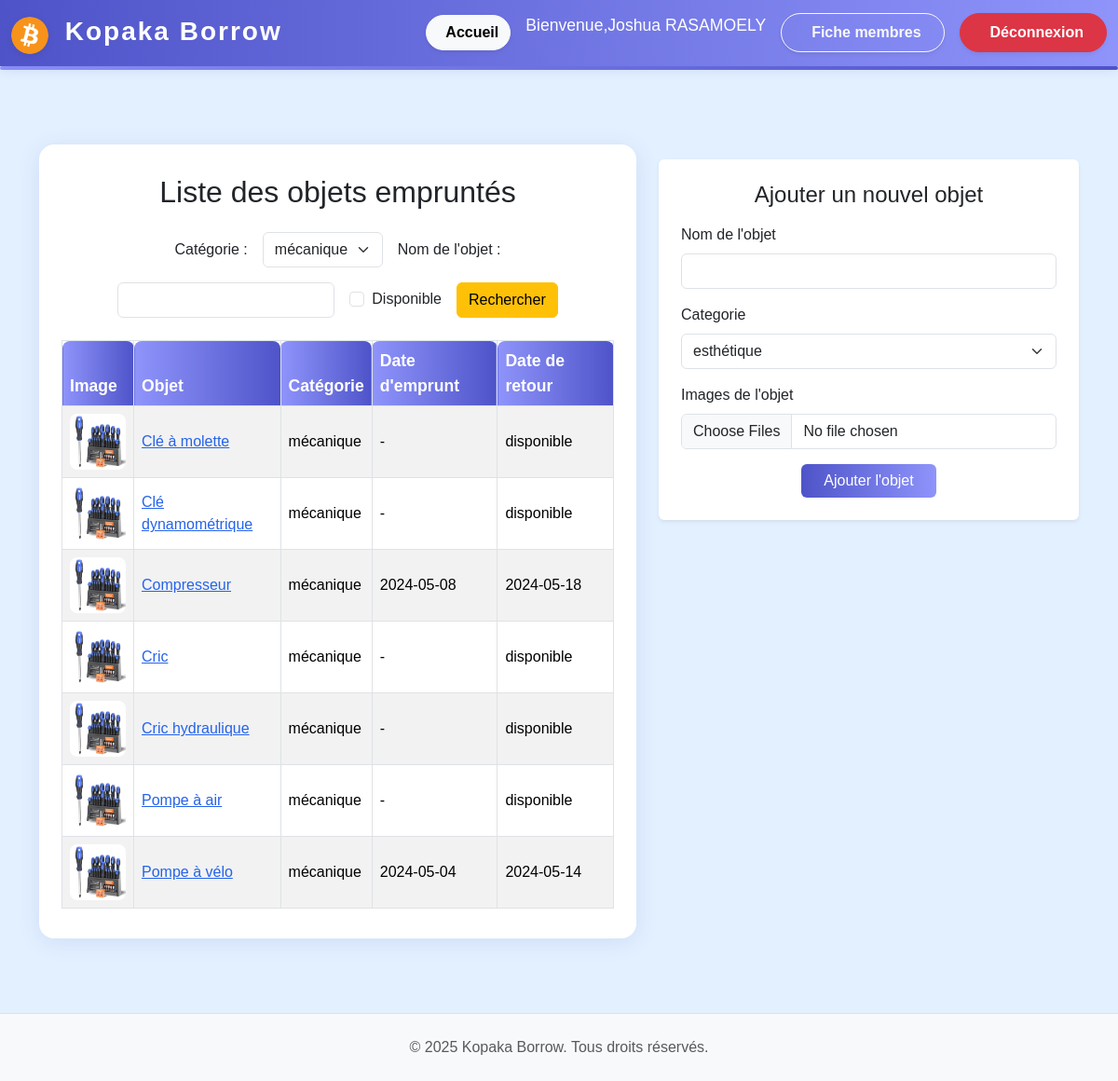
Page /pages/page_sites/home.php?categorie=3 (signed in) on the committed database.
### tables this page shows
CREATE TABLE EMPRUNTS_objet (
    id_objet INT AUTO_INCREMENT PRIMARY KEY,
    nom_objet VARCHAR(100),
    id_categorie INT,
    id_membre INT,
    FOREIGN KEY (id_categorie) REFERENCES EMPRUNTS_categorie_objet(id_categorie),
    FOREIGN KEY (id_membre) REFERENCES EMPRUNTS_membres(id_membre)
);

CREATE TABLE EMPRUNTS_categorie_objet (
    id_categorie INT AUTO_INCREMENT PRIMARY KEY,
    nom_categorie VARCHAR(100)
);

CREATE TABLE EMPRUNTS_emprunt (
    id_emprunt INT AUTO_INCREMENT PRIMARY KEY,
    id_objet INT,
    id_membre INT,
    date_emprunt DATE,
    date_retour DATE,
    FOREIGN KEY (id_objet) REFERENCES EMPRUNTS_objet(id_objet),
    FOREIGN KEY (id_membre) REFERENCES EMPRUNTS_membres(id_membre)
);

### pages/page_sites/home.php (the view, shortened to what this page needs)
<?php
require_once '../../inc/functions.php';
$bdd = connectDB();
if (isset($_GET['categorie']) && $_GET['categorie'] != "") {
    $id_categorie = $_GET['categorie'];
} else {
    $id_categorie = null;
}
$nom_objet = isset($_GET['nom_objet']) ? $_GET['nom_objet'] : '';
$disponible = isset($_GET['disponible']) ? true : false;
$categories = array();
$sql_cat = "SELECT id_categorie, nom_categorie FROM EMPRUNTS_categorie_objet";
$res_cat = mysqli_query($bdd, $sql_cat);
if ($res_cat) {
    while ($row = mysqli_fetch_assoc($res_cat)) {
        $categories[] = $row;
    }
}
$liste_objets = array();
$sql = "SELECT o.id_objet, o.nom_objet, c.nom_categorie, e.date_emprunt, e.date_retour
        FROM EMPRUNTS_objet o
        JOIN EMPRUNTS_categorie_objet c ON o.id_categorie = c.id_categorie
        LEFT JOIN EMPRUNTS_emprunt e ON o.id_objet = e.id_objet";
$conditions = array();
if ($id_categorie) {
    $conditions[] = "o.id_categorie = '" . mysqli_real_escape_string($bdd, $id_categorie) . "'";
}
if (!empty($conditions)) {
    $sql .= " WHERE " . implode(" AND ", $conditions);
}
$sql .= " ORDER BY o.nom_objet ASC";
$res = mysqli_query($bdd, $sql);
if ($res) {
    while ($row = mysqli_fetch_assoc($res)) {
        $id_objet = $row['id_objet'];
        $img_sql = "SELECT nom_image FROM EMPRUNTS_images_objet WHERE id_objet = $id_objet LIMIT 1";
        $img_res = mysqli_query($bdd, $img_sql);
        if ($img_res && mysqli_num_rows($img_res) > 0) {
            $img_row = mysqli_fetch_assoc($img_res);
            $img_src = '../../' . $img_row['nom_image'];
            $img_name = $img_row['nom_image'];
            $delete_btn = '<form method="post" action="../page_traitements/traitement_recherche.php" style="display:inline;">
                <input type="hidden" name="id_objet" value="' . $id_objet . '">
                <input type="hidden" name="img_name" value="' . $img_name . '">
                <button type="submit" name="supprimer_image" class="btn btn-sm btn-danger ms-2" onclick="return confirm(\'Supprimer cette image ?\')">🗑️</button>
            </form>';
        } else {
            $img_src = '../../assets/images/img_objet/tournevis.webp';
            $delete_btn = '';
        }
        $date_emprunt = $row['date_emprunt'] ? $row['date_emprunt'] : '-';
        $date_retour = $row['date_retour'] ? $row['date_retour'] : 'disponible';
        $liste_objets[] = array(
            'id_objet' => $id_objet,
            'img_src' => $img_src,
            'delete_btn' => $delete_btn,
            'nom_objet' => $row['nom_objet'],
            'nom_categorie' => $row['nom_categorie'],
            'date_emprunt' => $date_emprunt,
            'date_retour' => $date_retour
        );
    }
}
?>
<!DOCTYPE html>
<html lang="fr">
<head>
    <link rel="stylesheet" href="../../assets/css/bootstrap.min.css">
    <link rel="stylesheet" href="../../assets/css_perso/style_home.css">
</head>
<body>
<?php include '../../inc/header.php'; ?>
<div class="main-content">
    <div style="height: 4px; background: linear-gradient(90deg, #8f94fb 0%, #4e54c8 100%); margin-bottom: 30px; border-radius: 2px;"></div>
    <div class="container mt-5">
        <div class="row">
            <div class="col-md-7">
                <div class="table-container">
                    <h2 class="mb-4 text-center">Liste des objets empruntés</h2>
                    <form method="get" action="" class="row g-3 align-items-center mb-4 justify-content-center">
                        <div class="col-auto">
                            <label for="categorie" class="col-form-label">Catégorie :</label>
                        </div>
                        <div class="col-auto">
                            <select name="categorie" id="categorie" class="form-select">
                                <?php foreach ($categories as $cat) { ?>
                                    <option value="<?php echo $cat['id_categorie']; ?>"<?php if ($id_categorie == $cat['id_categorie']) { ?> selected<?php } ?>>
                                        <?php echo $cat['nom_categorie']; ?>
                                    </option>
                                <?php } ?>
                            </select>
                        </div>
                        <div class="col-auto">
                            <label for="nom_objet" class="col-form-label">Nom de l'objet :</label>
                        </div>
                        <div class="col-auto">
                            <input type="text" name="nom_objet" id="nom_objet" class="form-control" value="<?php echo htmlspecialchars($nom_objet); ?>">
                        </div>
                        <div class="col-auto">
                            <div class="form-check">
                                <input class="form-check-input" type="checkbox" name="disponible" id="disponible" <?php if ($disponible) echo 'checked'; ?>>
                                <label class="form-check-label" for="disponible">Disponible</label>
                            </div>
                        </div>
                        <div class="col-auto">
                            <button type="submit" class="btn btn-warning">Rechercher</button>
                        </div>
                    </form>
                    <div class="table-responsive">
                        <table class="table table-bordered table-hover table-striped align-middle">
                            <thead>
                                <tr>
                                    <th>Image</th>
                                    <th>Objet</th>
                                    <th>Catégorie</th>
                                    <th>Date d'emprunt</th>
                                    <th>Date de retour</th>
                                </tr>
                            </thead>
                            <tbody>
                                <?php
                                if (count($liste_objets) > 0) {
                                    foreach ($liste_objets as $row) {
                                        echo '<tr>';
                                        echo '<td style="white-space:nowrap;"><img src="' . $row['img_src'] . '" alt="image objet" style="width:60px;height:60px;object-fit:cover;border-radius:8px;">' . $row['delete_btn'] . '</td>';
                                        echo '<td><a href="fiche_objet.php?id=' . $row['id_objet'] . '" style="color:#2563eb;text-decoration:underline;">' . $row['nom_objet'] . '</a></td>';
                                        echo '<td>' . $row['nom_categorie'] . '</td>';
                                        echo '<td>' . $row['date_emprunt'] . '</td>';
                                        echo '<td>' . $row['date_retour'] . '</td>';
                                        echo '</tr>';
                                    }
                                } else {
                                    echo '<tr><td colspan="5">Aucun objet trouvé.</td></tr>';
                                }
                                ?>
                            </tbody>
                        </table>
                    </div>
                </div>
            </div>
            <div class="col-md-5">
                <form action="../page_traitements/traitement_ajouter_nouvel_objet.php" method="post" enctype="multipart/form-data" class="mt-5 mb-4 p-4 bg-white rounded shadow-sm" style="max-width: 600px; margin: 0 auto;">
                    <h4 class="mb-3 text-center">Ajouter un nouvel objet</h4>
                    <div class="mb-3">
                        <label for="nom_objet" class="form-label">Nom de l'objet</label>
                        <input type="text" class="form-control" id="nom_objet" name="nom_objet" required>
                    </div>
                    <div class="mb-3">
                        <label for="categorie_objet" class="form-label">Categorie</label>
                        <select name="categorie_objet" id="categorie_objet" class="form-select" required>
                            <?php foreach ($categories as $cat) { ?>
                                <option value="<?php echo $cat['id_categorie']; ?>"><?php echo $cat['nom_categorie']; ?></option>
                            <?php } ?>
                        </select>
                    </div>
                    <div class="mb-3">
                        <label for="images_objet" class="form-label">Images de l'objet</label>
                        <input type="file" class="form-control" id="images_objet" name="images_objet[]" accept="image/*" multiple required>
                    </div>
                    <div class="text-center">
                        <button type="submit" class="btn px-4" style="background: linear-gradient(90deg, #4e54c8 0%, #8f94fb 100%); color: #fff; border: none;">Ajouter l'objet</button>
                    </div>
                </form>
            </div>
        </div>
    </div>
</div>
<?php include '../../inc/footer.php'; ?>
</body>
</html>

### assets/css_perso/style_home.css (style rules this page uses)
html, body { height: 100%; }
body { min-height: 100vh; display: flex; flex-direction: column; background: #e3f0ff; margin: 0; font-family: Arial, sans-serif; }
.main-content { flex: 1 0 auto; }
.table-container { background: #fff; border-radius: 16px; box-shadow: 0 4px 24px rgba(30,64,175,0.10); padding: 32px 24px; margin: 32px auto; max-width: 950px; }
.table thead th { background: linear-gradient(90deg, #8f94fb 0%, #4e54c8 100%); color: #fff; font-weight: bold; font-size: 1.1rem; border-top-left-radius: 8px; border-top-right-radius: 8px; }
.table { margin-bottom: 0; }

### rows in the picture
emprunts_objet: nom_objet "Clé à molette", id_categorie.nom_categorie "mécanique", date_emprunt "-", date_retour "disponible"
emprunts_objet: nom_objet "Clé dynamométrique", id_categorie.nom_categorie "mécanique", date_emprunt "-", date_retour "disponible"
emprunts_objet: nom_objet "Compresseur", id_categorie.nom_categorie "mécanique", emprunts_emprunt.date_emprunt "2024-05-08", emprunts_emprunt.date_retour "2024-05-18"
emprunts_objet: nom_objet "Cric", id_categorie.nom_categorie "mécanique", date_emprunt "-", date_retour "disponible"
emprunts_objet: nom_objet "Cric hydraulique", id_categorie.nom_categorie "mécanique", date_emprunt "-", date_retour "disponible"
emprunts_objet: nom_objet "Pompe à air", id_categorie.nom_categorie "mécanique", date_emprunt "-", date_retour "disponible"
emprunts_objet: nom_objet "Pompe à vélo", id_categorie.nom_categorie "mécanique", emprunts_emprunt.date_emprunt "2024-05-04", emprunts_emprunt.date_retour "2024-05-14"

### other values in the picture
$_SESSION['nom'] "Joshua RASAMOELY"
form field categorie "mécanique"
form field categorie_objet "esthétique"
